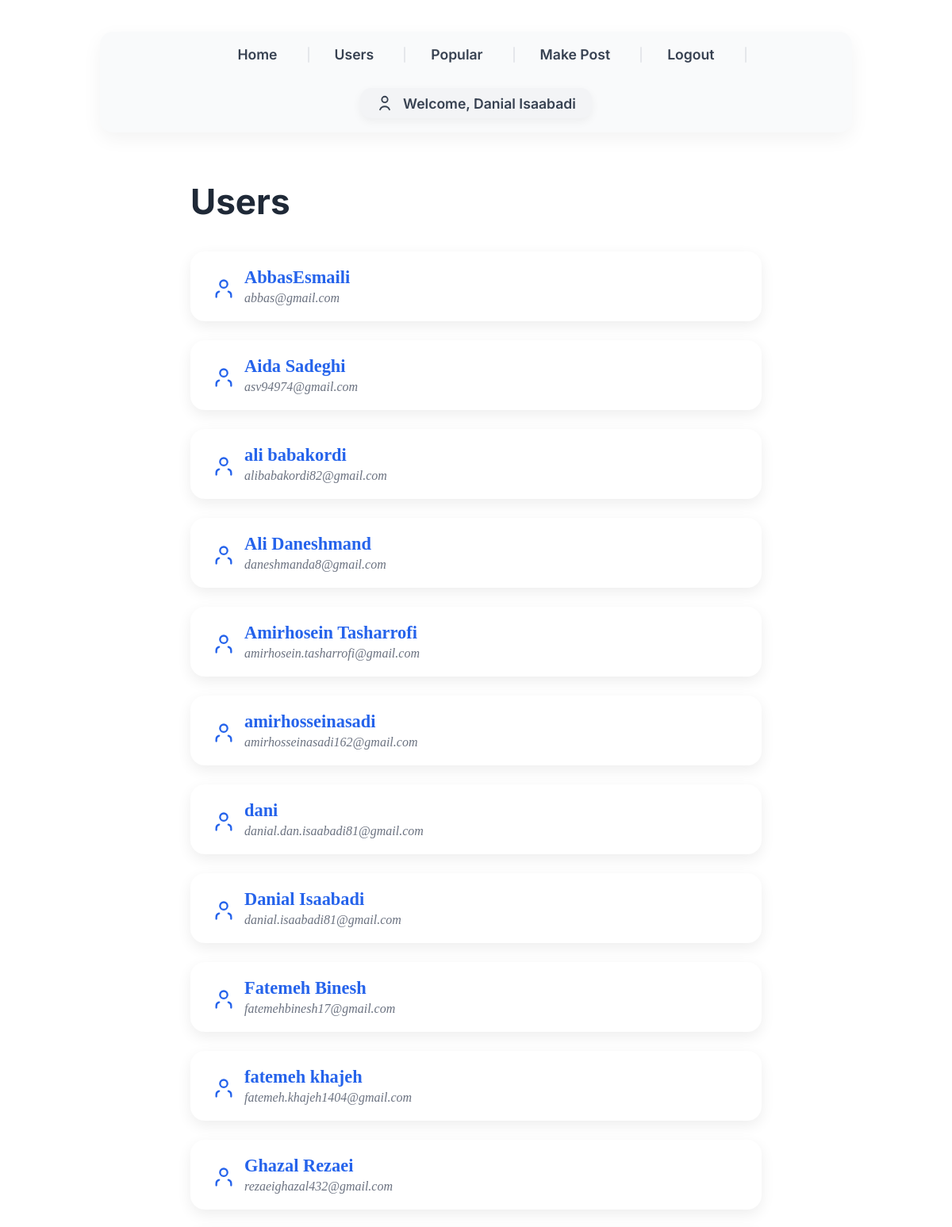
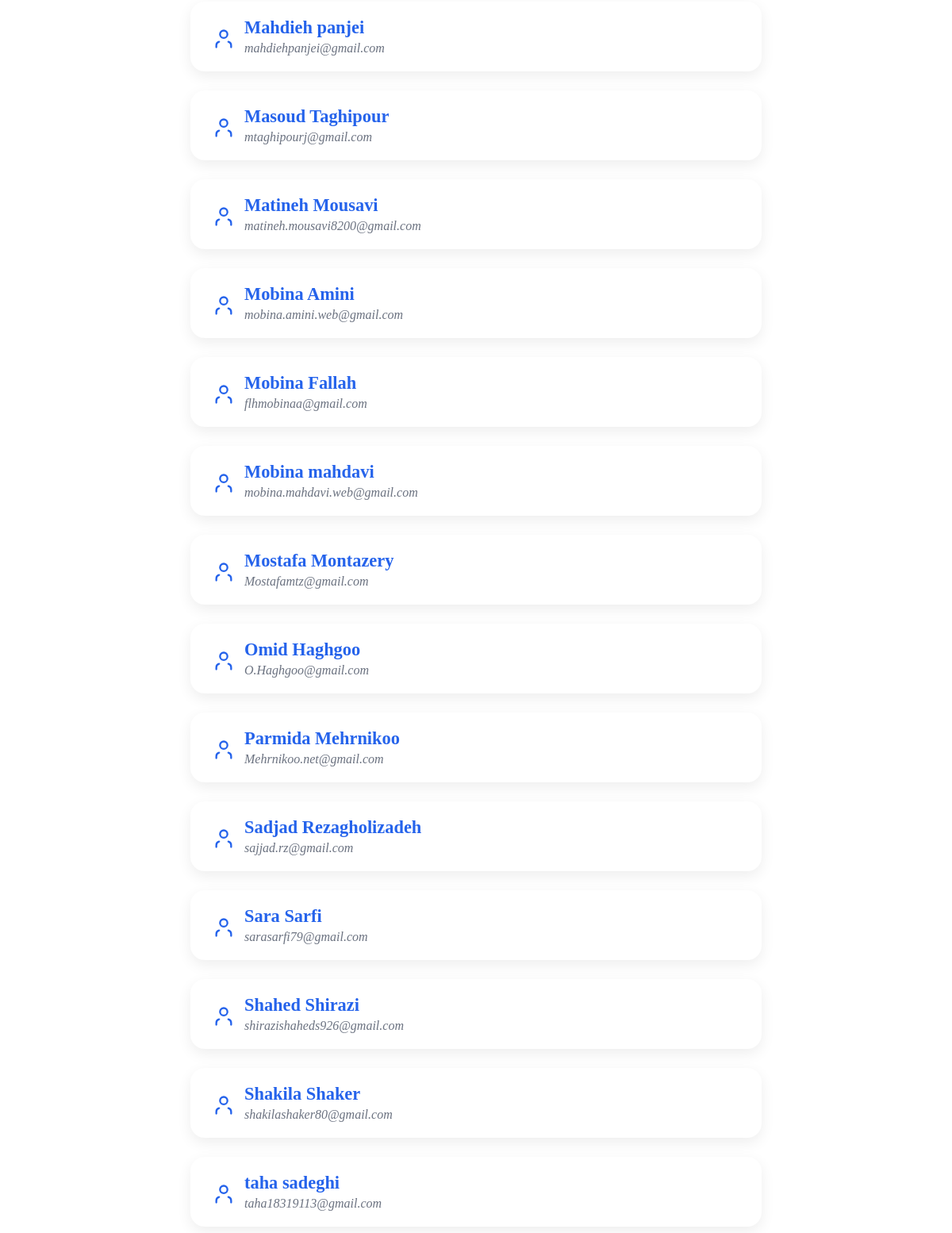
Screenshot of /?page=users (signed in) with the database file from the repository (2 pictures, top to bottom).
### tables this page shows
CREATE TABLE `users` (
  `id` int(11) NOT NULL,
  `name` varchar(100) NOT NULL,
  `email` varchar(100) NOT NULL,
  `password` varchar(64) NOT NULL
);

### core/View.php (called while the page is built, shortened)
<?php
class View
{
    public static function render(string $view, array $data = []): void
    {
        extract($data);
        include __DIR__ . "/../views/{$view}.php";
    }
}

### controllers/UserController.php (called while the page is built, shortened)
<?php
class UserController
{
    public function index(): void
    {
        $usersList = User::getAllSorted();
        View::render('users', ['users' => $usersList]);
    }
}

### index.php (called while the page is built, shortened)
<?php
Router::route();

### models/User.php (called while the page is built, shortened)
<?php
class User
{
    public static function getAllSorted(): array
    {
        $db = Database::connect();
        $stmt = $db->query("SELECT id, name, email FROM users ORDER BY name ASC");
        return $stmt->fetchAll(PDO::FETCH_ASSOC);
    }
}

### views/users.php (the view, shortened to what this page needs)
<?php include 'views/navbar.php'; ?>
<h1>Users</h1>
<?php if (empty($users)): ?>
  <div class="no-users">No users found.</div>
<?php else: ?>
  <ul class="users-list">
    <?php foreach ($users as $user): ?>
      <li class="user-card" tabindex="0" aria-label="User <?= htmlspecialchars($user['name']) ?>">
        <div class="user-icon" aria-hidden="true">
          <svg xmlns="http://www.w3.org/2000/svg" fill="none" stroke="#2563eb" stroke-width="2" stroke-linecap="round" stroke-linejoin="round" width="28" height="28" viewBox="0 0 24 24">
            <path d="M20 21v-2a4 4 0 0 0-3-3.87"></path>
            <path d="M4 21v-2a4 4 0 0 1 3-3.87"></path>
            <circle cx="12" cy="7" r="4"></circle>
          </svg>
        </div>
        <div class="user-info">
          <strong class="user-name"><?= htmlspecialchars($user['name']) ?></strong>
          <span class="user-email"><?= htmlspecialchars($user['email']) ?></span>
        </div>
      </li>
    <?php endforeach; ?>
  </ul>
<?php endif; ?>

### views/navbar.php (style rules this page uses)
.user-icon { width: 22px; height: 22px; stroke: #374151; }

### views/users.php (style rules this page uses)
h1 { font-family: 'Inter', sans-serif; font-weight: 700; font-size: 2.75rem; margin-bottom: 36px; color: #1f2937; user-select: none; text-align: left; max-width: 720px; margin-left: auto; margin-right: auto; }
.users-list { max-width: 720px; margin: 0 auto; list-style: none; padding: 0; display: flex; flex-direction: column; gap: 24px; }
.user-card { background-color: #ffffff; border-radius: 18px; box-shadow: 0 6px 18px rgba(0,0,0,0.07); padding: 20px 28px; display: flex; align-items: center; gap: 18px; transition: box-shadow 0.35s ease, transform 0.35s ease; cursor: default; user-select: text; outline-offset: 4px; }
.user-icon { flex-shrink: 0; }
.user-name { font-weight: 700; font-size: 1.4rem; color: #2563eb; }
.user-email { display: block; font-weight: 500; font-style: italic; font-size: 1rem; color: #6b7280; margin-top: 4px; }

### rows the page displays
users: name "AbbasEsmaili", email "abbas@gmail.com"
users: name "Aida Sadeghi", email "asv94974@gmail.com"
users: name "ali babakordi", email "alibabakordi82@gmail.com"
users: name "Ali Daneshmand", email "daneshmanda8@gmail.com"
users: name "Amirhosein Tasharrofi", email "amirhosein.tasharrofi@gmail.com"
users: name "amirhosseinasadi", email "amirhosseinasadi162@gmail.com"
users: name "dani", email "danial.dan.isaabadi81@gmail.com"
users: name "Danial Isaabadi", email "danial.isaabadi81@gmail.com"
users: name "Fatemeh Binesh", email "fatemehbinesh17@gmail.com"
users: name "fatemeh khajeh", email "fatemeh.khajeh1404@gmail.com"
users: name "Ghazal Rezaei", email "rezaeighazal432@gmail.com"
users: name "Mahdieh panjei", email "mahdiehpanjei@gmail.com"
users: name "Masoud Taghipour", email "mtaghipourj@gmail.com"
users: name "Matineh Mousavi", email "matineh.mousavi8200@gmail.com"
users: name "Mobina Amini", email "mobina.amini.web@gmail.com"
users: name "Mobina Fallah", email "flhmobinaa@gmail.com"
users: name "Mobina mahdavi", email "mobina.mahdavi.web@gmail.com"
users: name "Mostafa Montazery", email "Mostafamtz@gmail.com"
users: name "Omid Haghgoo", email "O.Haghgoo@gmail.com"
users: name "Parmida Mehrnikoo", email "Mehrnikoo.net@gmail.com"
users: name "Sadjad Rezagholizadeh", email "sajjad.rz@gmail.com"
users: name "Sara Sarfi", email "sarasarfi79@gmail.com"
users: name "Shahed Shirazi", email "shirazishaheds926@gmail.com"
users: name "Shakila Shaker", email "shakilashaker80@gmail.com"
users: name "taha sadeghi", email "taha18319113@gmail.com"

### other values shown
$_SESSION['user']['name'] "Danial Isaabadi"
